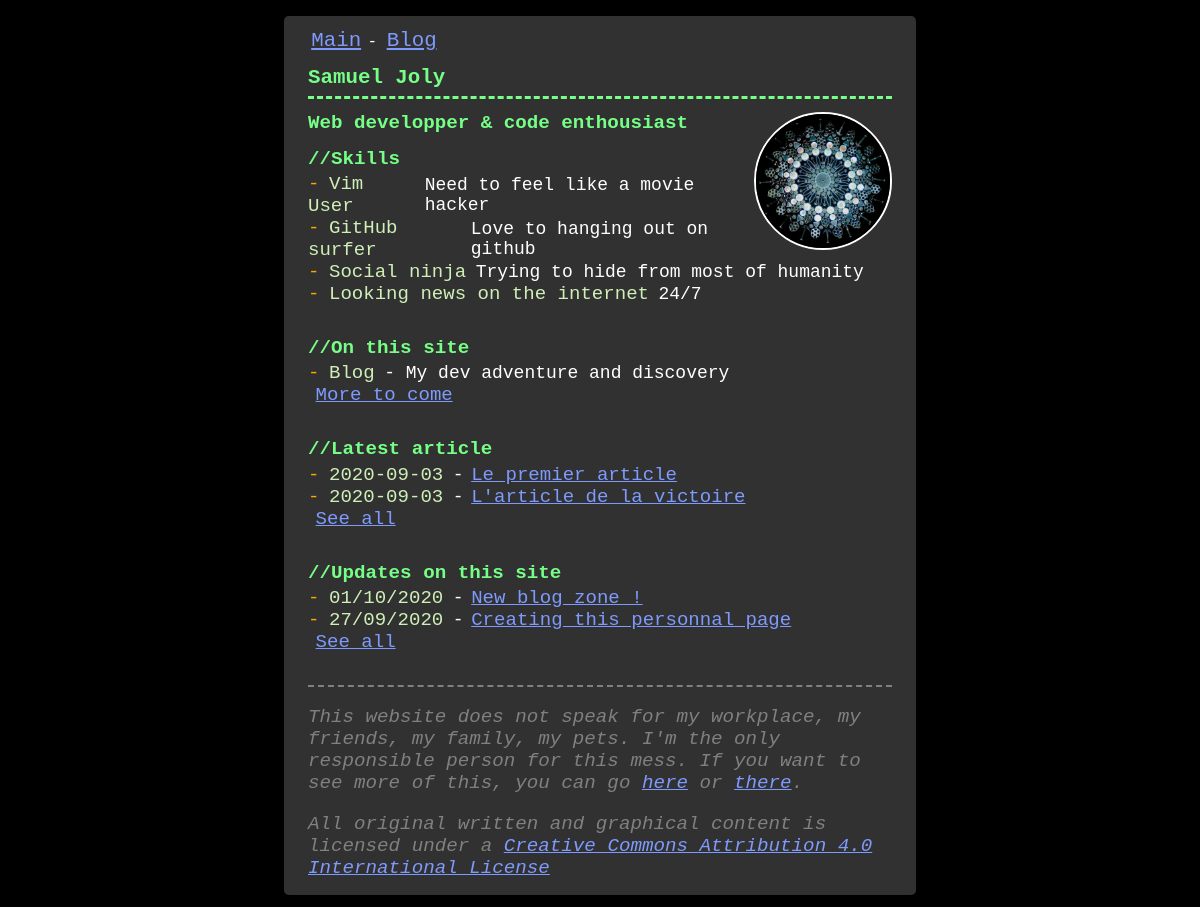
Before: / with the older database file.
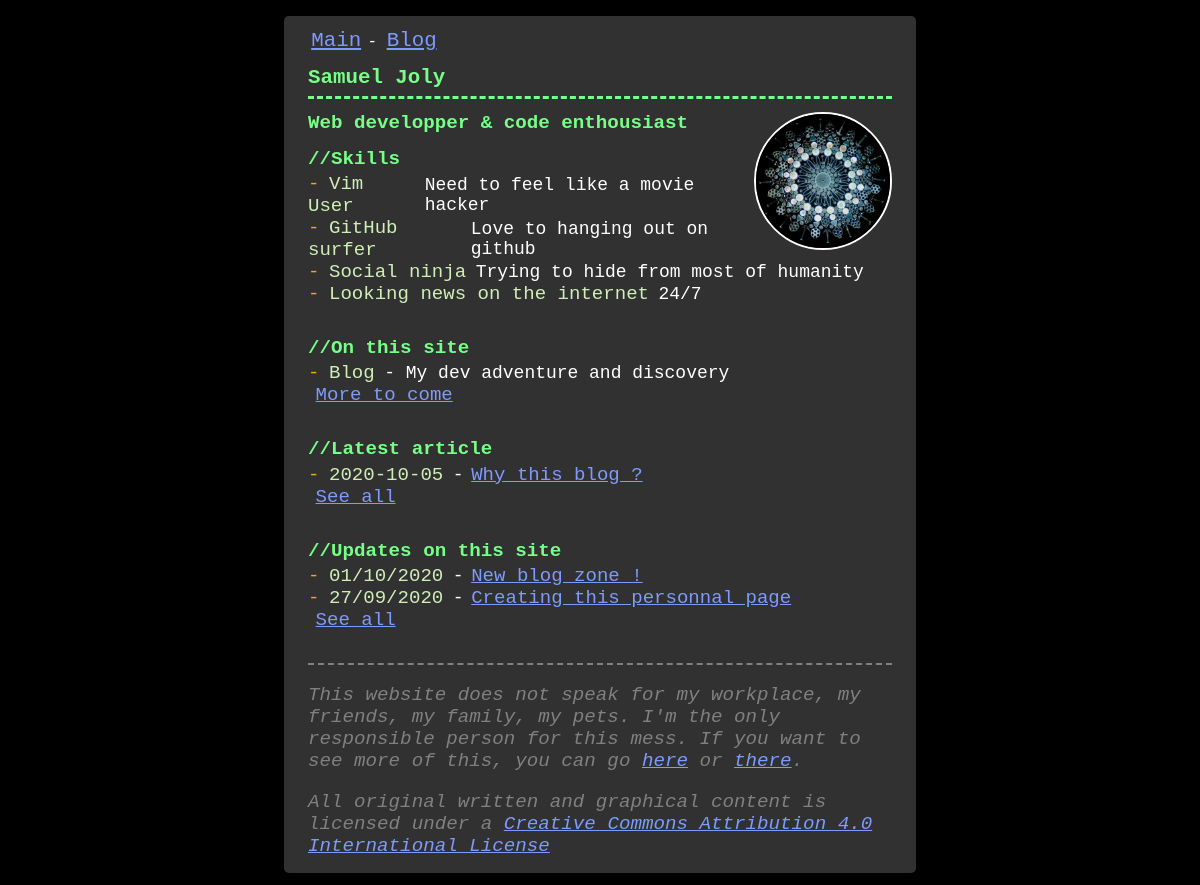
After: the same page with the newer database file.
### tables this page shows
CREATE TABLE IF NOT EXISTS `article` (
  `id` int(11) NOT NULL AUTO_INCREMENT,
  `Nom` varchar(255) NOT NULL,
  `Date_parution` date NOT NULL,
  `Description` longtext NOT NULL,
  `Groupe` int(11) NOT NULL,
  PRIMARY KEY (`id`)
);

### index.php (called while the page is built, shortened)
<?php
    require_once(ROOT."models/bdd.php");
    $action = $_GET["go"]??"";
    switch($action) {
        default:
                include(ROOT."views/main.php");
            break;
    }
    include(ROOT."views/templates/template.php");
?>

### models/bdd.php (called while the page is built, shortened)
<?php
class Bdd {
    public function __construct(){
        $pdo = new PDO("mysql:dbname=blog;host=localhost", "root", "");
        $pdo->setAttribute(PDO::ATTR_ERRMODE, PDO::ERRMODE_EXCEPTION);
        $this->pdo = $pdo;
    }
}

### models/article.php (called while the page is built, shortened)
<?php
class Article extends Bdd{
    public function getLastArticles(){
        $sth = $this->pdo->prepare("SELECT * FROM article ORDER BY Date_parution DESC LIMIT 4");
        if($sth->execute()) {
            return $sth->fetchAll(PDO::FETCH_ASSOC);
        }
    }
}

### views/main.php (the view, shortened to what this page needs)
<?php
    require_once(ROOT."models/article.php");
    $article = new Article();
?>
<section id='mainPage'>
    <h3>Web developper & code enthousiast<img src='medias/logo.jpg'/></h3>
    <article class='mainList'>
        <h3>//Skills</h3>
        <ul>
            <li><p>Vim User</p>Need to feel like a movie hacker</li>
            <li><p>GitHub surfer</p> Love to hanging out on github</li>
            <li><p>Social ninja</p>Trying to hide from most of humanity</li>
            <li><p>Looking news on the internet</p> 24/7 </li>
        </ul>
    </article>
    <article class='mainList'>
        <h3>//On this site</h3>
        <ul>
            <li><p>Blog</p>- My dev adventure and discovery</li>
            <li><a href='index?go=blog#future'>More to come</a></li>
        </ul>
    </article>
    <article class='mainList'>
        <h3>//Latest article</h3>
        <ul id='lastNews'>
            <?php foreach($article->getLastArticles() as $a){ ?>
                <li><p><?=$a["Date_parution"]?></p>-<a href='index.php?go=article&&id=<?=$a["id"]?>'><?=$a["Nom"]?></a></li>
            <?php } ?>
            <li><a href='index.php?go=blog'>See all</a></li>
        </ul>
    </article>
    <article class='mainList'>
        <h3>//Updates on this site</h3>
        <ul>
            <li><p>01/10/2020</p>-<a href='index.php?go=article&&id=1'>New blog zone !</a></li>
            <li><p>27/09/2020</p>-<a href='index.php?go=article&&id=2'>Creating this personnal page</a></li>
            <li><a href='index.php?go=blog#updates'>See all</a></li>
        </ul>
    </article>
</section>
<?php    $page_content = ob_get_clean();    ?>

### views/templates/template.php (shortened to what this page needs)
<!DOCTYPE html>
<html>
    <head>
        <link rel='stylesheet' type='text/css' href='css/index.css'/>
    </head>
    <body>
        <header>
            <nav>
                <ul>
                    <li>
                        <a href='index.php'>Main</a>
                    </li>
                    <li>
                        - <a href='index.php?go=blog'>Blog</a>
                    </li>
                </ul>
            </nav>
            <h3>Samuel Joly</h3>
        </header>
        <main>
            <?=$page_content?>
	</main>
        <footer>
            <i>This website does not speak for my workplace, my friends, my family, my pets.
            I'm the only responsible person for this mess. If you want to see more of this,
            you can go <a href='#'>here</a> or <a href='#'>there</a>.</i>
            <i>
                All original written and graphical content is licensed under a
                <a href='https://creativecommons.org/licenses/by/4.0/'>
                    Creative Commons Attribution 4.0 International License
                </a>
            </i>
        </footer>
    </body>
</html>

### css/index.css (style rules this page uses)
html { background:#000000; padding:1em; }
body { width:50%; margin:auto; padding:0.5em 1.5em 1em 1.5em; border-radius:0.3em; background:#313131; font-family:Courier; }
a { color:#7e9afd; }
.mainList :not(h3) { font-size:1.06em; }
.mainList ul { color:white; padding:0; margin-top:0.2em;; }
.mainList ul li { display:flex; align-items:center; }
.mainList ul li p { color:#cfefb7; margin-top:0; margin-bottom:0; margin-right:0.5em; }
.mainList ul li p:before, .mainList ul li b:before { content:"-"; color:orange; margin-right:0.5em; text-decoration:none; }
.mainList ul li a { margin-left:0.4em; }
header { margin:auto; border-bottom:3px dashed #76ff86; }
header ul { height:2em; margin:0; padding-left:0; display:flex; flex-direction:row; justify-content:flex-start; align-items:center; list-style:none; }
header ul li { margin:0.2em; color:white; }
header a { font-size:1.3em; }
header h3 { margin-top:0.5em; margin-bottom:0.3em; font-size:1.3em; color:#76ff86; }
#mainPage h3, .mainList h3 { margin-top:0.7em; margin-bottom:0; font-size:1.2em; color:#76ff86; }
#mainPage h3 img { border-radius:50%; float:right; width:7em; border: 2px solid white; }
#mainPage article { margin-bottom:2em; }
footer { border-top:2px dashed grey; font-size:1.2em; color:grey; display:flex; flex-direction:column; align-items:start; }
footer i { margin-bottom:0; margin-top:1em; }

Changed rows visible on the page:
removed article: Date_parution "2020-09-03", Nom "Le premier article"
removed article: Date_parution "2020-09-03", Nom "L'article de la victoire"
added article: Date_parution "2020-10-05", Nom "Why this blog ?"
